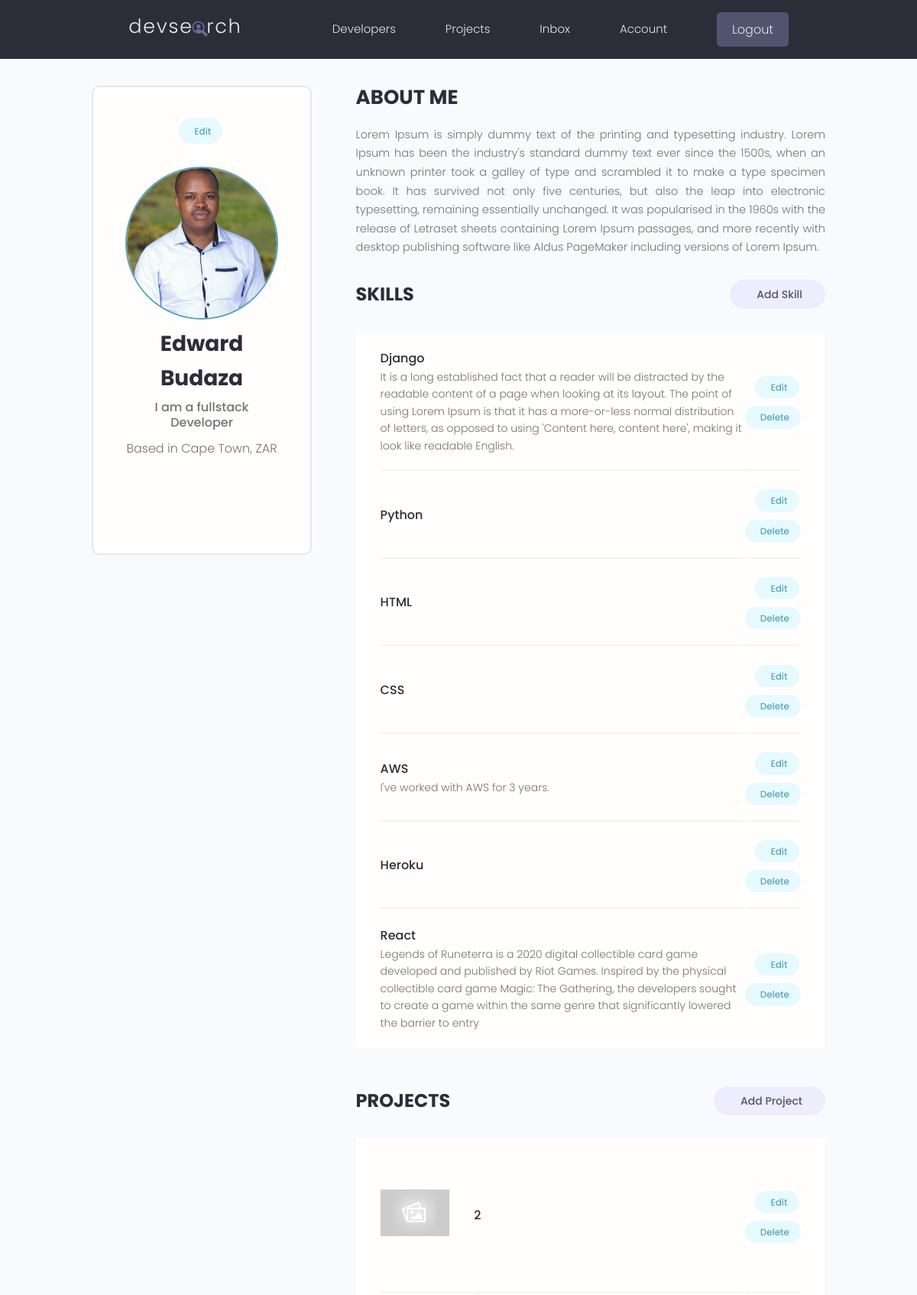
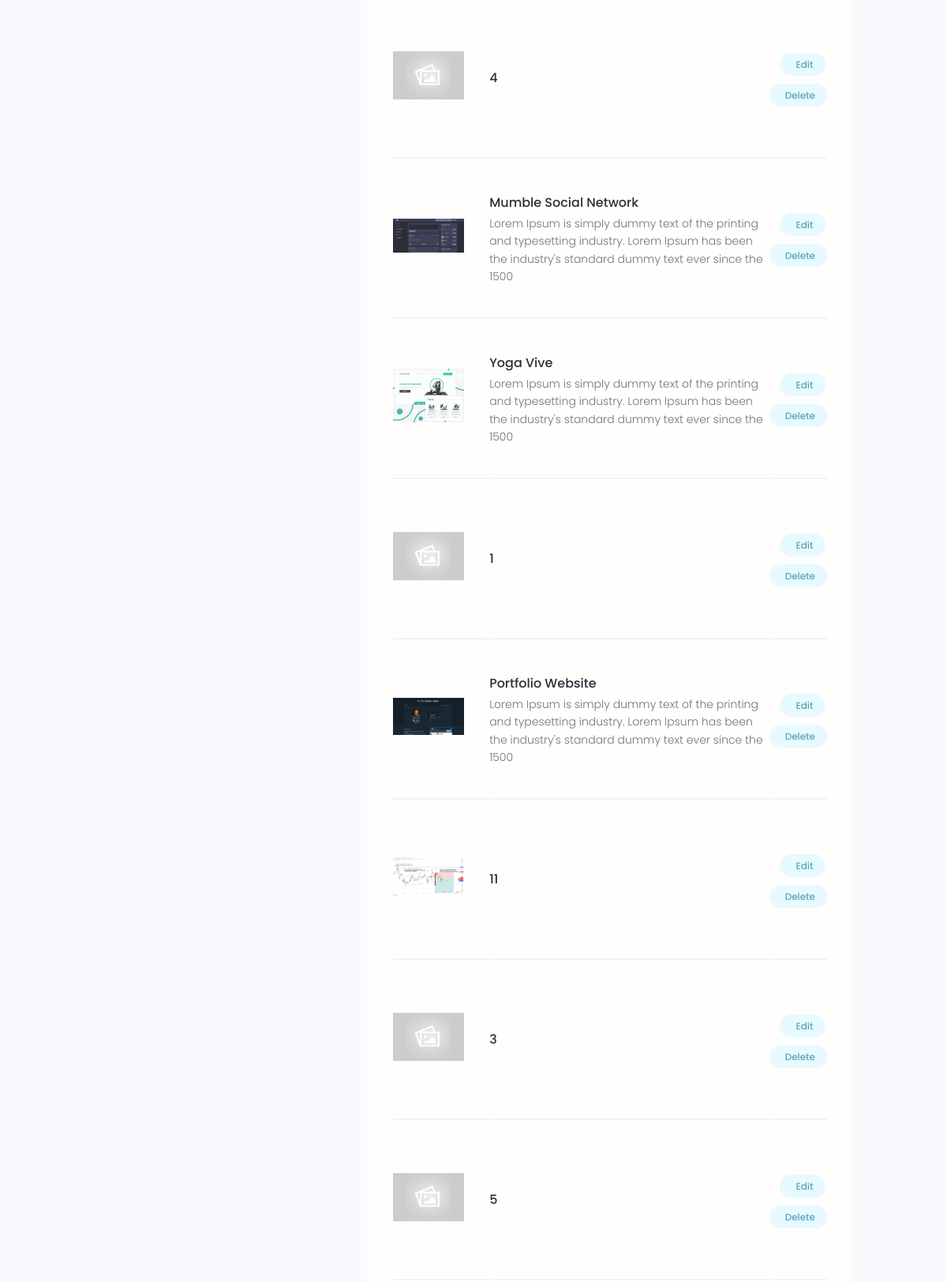
The app's page /account/ (signed in, upper part) with its own data (2 pictures, top to bottom).
### users/models.py (models this page shows, shortened)
class Profile(models.Model):
    user = models.OneToOneField(User, on_delete=models.CASCADE, null=True, blank=True)
    name = models.CharField(max_length=200, blank=True, null=True)
    email = models.EmailField(max_length=500, blank=True, null=True)
    username = models.CharField(max_length=200, blank=True, null=True)
    location = models.CharField(max_length=200, blank=True, null=True)
    short_intro = models.CharField(max_length=200, blank=True, null=True)
    bio = models.TextField(blank=True, null=True)
    profile_image = models.ImageField(null=True, blank=True, upload_to='profiles/', default="profiles/user-default.png")
    social_github = models.CharField(max_length=200, blank=True, null=True)
    social_twitter = models.CharField(max_length=200, blank=True, null=True)
    social_linkedin = models.CharField(max_length=200, blank=True, null=True)
    social_youtube = models.CharField(max_length=200, blank=True, null=True)
    social_website = models.CharField(max_length=200, blank=True, null=True)
    created = models.DateTimeField(auto_now_add=True)
    id = models.UUIDField(default=uuid.uuid4, unique=True, primary_key=True, editable=False)
    class Meta:
        ordering = ['created']
    def imageURL(self):
        try:
            url = self.profile_image.url
        except:
            url = ''
        return url

class Skill(models.Model):
    owner = models.ForeignKey(Profile, on_delete=models.CASCADE, null=True, blank=True)
    name = models.CharField(max_length=200, blank=True, null=True)
    description = models.TextField(blank=True, null=True)
    created = models.DateTimeField(auto_now_add=True)
    id = models.UUIDField(default=uuid.uuid4, unique=True, primary_key=True, editable=False)

### projects/models.py (models this page shows, shortened)
class Project(models.Model):
    owner = models.ForeignKey(Profile, null=True, blank=True, on_delete=models.CASCADE)
    title = models.CharField(max_length=200)
    description = models.TextField(null=True, blank=True)
    featured_image = models.ImageField(null=True, blank=True, default="default.jpg")
    demo_link = models.CharField(max_length=2000, null=True, blank=True)
    source_link = models.CharField(max_length=2000, null=True, blank=True)
    tags = models.ManyToManyField('Tag', blank=True)
    vote_total = models.IntegerField(default=0, null=True, blank=True)
    vote_ratio = models.IntegerField(default=0, null=True, blank=True)
    created = models.DateTimeField(auto_now_add=True)
    id = models.UUIDField(default=uuid.uuid4, unique=True, primary_key=True, editable=False)
    class Meta:
        ordering = ['-vote_ratio','-vote_total','title']
    @property
    def imageURL(self):
        try:
            url = self.featured_image.url
        except:
            url = ''
        return url

### users/views.py (the view)
# urls.py: path('account/', views.userAccount, name="account"),
@login_required(login_url='login')
def userAccount(request):
    profile = request.user.profile
    skills = profile.skill_set.all()
    projects = profile.project_set.all()
    context = {'profile': profile, 'skills': skills, 'projects': projects}
    return render(request,'users/account.html', context)

### users/templates/users/account.html (shortened to what this page needs)
{% extends 'main.html' %}
{% block content %}
<main class="settingsPage profile my-md">
  <div class="container">
    <div class="layout">
      <div class="column column--1of3">
        <div class="card text-center">
          <div class="card__body dev">
            <a class="tag tag--pill tag--main settings__btn" href="{% url 'edit-account' %}"> Edit</a>
            <img class="avatar avatar--xl dev__avatar" src="{{profile.imageURL}}" />
            <h2 class="dev__name">{{profile.name}}</h2>
            <p class="dev__title">{{profile.short_intro}}</p>
            <p class="dev__location">Based in {{profile.location}}</p>
            <ul class="dev__social">
            </ul>
          </div>
        </div>
      </div>
      <div class="column column--2of3">
        <div class="devInfo">
          <h3 class="devInfo__title">About Me</h3>
          <p class="devInfo__about">{{profile.bio}}</p>
        </div>
        <div class="settings">
          <h3 class="settings__title">Skills</h3>
          <a class="tag tag--pill tag--sub settings__btn tag--lg" href="{% url 'create-skill' %}"> Add Skill</a>
        </div>
        <table class="settings__table">
          {% for skill in skills %}
          <tr>
            <td class="settings__tableInfo">
              <h4>{{skill.name}}</h4>
              <p>
                {{skill.description}}
              </p>
            </td>
            <td class="settings__tableActions">
              <a class="tag tag--pill tag--main settings__btn" href="{% url 'update-skill' skill.id %}"> Edit</a>
              <a class="tag tag--pill tag--main settings__btn" href="{% url 'delete-skill' skill.id %}?next=/account">
                Delete</a>
            </td>
          </tr>
          {% endfor %}
        </table>
        <div class="settings">
          <h3 class="settings__title">Projects</h3>
          <a class="tag tag--pill tag--sub settings__btn tag--lg" href="{% url 'create-project' %}"> Add Project</a>
        </div>
        <table class="settings__table">
          {% for project in projects %}
          <tr>
            <td class="settings__thumbnail">
              <a href="{% url 'project' project.id %}"><img src="{{project.imageURL}}" alt="Project Thumbnail" /></a>
            </td>
            <td class="settings__tableInfo">
              <a href="{% url 'project' project.id %}">{{project.title}}</a>
              <p>{{project.description|slice:"150"}}</p>
            </td>
            <td class="settings__tableActions">
              <a class="tag tag--pill tag--main settings__btn" href="{% url 'update-project' project.id %}"> Edit</a>
              <a class="tag tag--pill tag--main settings__btn" href="{% url 'delete-project' project.id %}?next=/account">
                Delete</a>
            </td>
          </tr>
          {% endfor %}
        </table>
      </div>
    </div>
  </div>
</main>
{% endblock content %}

### static/styles/app.css (style rules this page uses)
:root { --color-sub: #2d2d39; }
.card { border: 2px solid var(--color-light); }
img { width: 100%; }
.profile .card > .dev { padding: 4rem; }
.dev__avatar { display: block; margin: auto; }
.dev__name { color: var(--color-sub); font-size: 2.8rem; font-weight: 700; margin-top: 1rem; margin-bottom: 0.5rem; }
.dev__title { font-size: 1.6rem; font-weight: 500; line-height: 1.3; }
.dev__location { margin-top: 1rem; }
.dev__social { margin: 3rem 0; list-style: none; display: flex; justify-content: center; gap: 1.5rem; }
.devInfo { margin-bottom: 3rem; }
.devInfo__title, .devInfo__subtitle { font-size: 2.6rem; color: var(--color-sub); text-transform: uppercase; font-weight: 700; margin-bottom: 1.5rem; }
.devInfo__about, .devSkill__info { font-size: 1.45rem; line-height: 1.7; text-align: justify; }
.settingsPage .dev > .settings__btn { display: inline-block; margin-bottom: 3rem; }
.settings { display: flex; justify-content: space-between; align-items: center; }
.settings__title { font-size: 2.4rem; text-transform: uppercase; font-weight: 700; color: var(--color-sub); }
.settings__table { margin-top: 3rem; margin-bottom: 5rem; padding: 0 3rem; background: var(--color-white); }
.settings__table tr { width: 100%; }
.settings__table tr > td { padding: 2rem 0; }
.settings__table tr:not(:last-child) td { border-bottom: 2px solid var(--color-white-light); }
.settings__thumbnail { width: 23%; min-width: 10rem; }
.settings__thumbnail img { padding-right: 3rem; height: 15rem; object-fit: contain; }
.settings__tableInfo { width: 100%; }
.settings__tableInfo h4, .settings__tableInfo a { padding-right: 1rem; width: auto; font-size: 1.6rem; font-weight: 500; color: var(--color-sub); }
.settings__tableInfo p { font-size: 1.4rem; }
.settings__tableActions { text-align: right; }

### static/uikit/styles/modules/_variables.css (style rules this page uses)
:root { --color-main: #5aa5b9; --color-main-light: #e6faff; --color-sub: #3f4156; --color-sub-light: #51546e; --color-sub-lighter: #ededfd; --color-text: #737373; --color-gray: #8b8b8b; --color-light: #e5e7eb; --color-light-gray: #767676; --color-bg: #f8fafd; --color-white: #fffefd; --color-white-light: #f3f3f3; --color-success: #359e64; --color-success-bg: #def8e8; --color-error: #fc4b0b; --color-error-bg: #fff2ee; --font-base: 'Poppins', arial, helvetica, 'Segoe UI', roboto, ubuntu, sans-serif; --font-monospace: 'Fira Code', 'Courier New', courier, monospace; --font-regular: 300; --font-medium: 500; --font-bold: 700; --generic-shadow: 1px 1px 5px #00000010; --generic-transition: all 0.3s ease-in-out; }

### static/uikit/styles/modules/_base.css (style rules this page uses)
* { margin: 0; padding: 0; box-sizing: border-box; text-rendering: optimizeLegibility; color: inherit; font-size: inherit; }
html { font-size: 50%; }
@media only screen and (min-width: 480px) { html { font-size: 56.25%; } }
@media only screen and (min-width: 1200px) { html { font-size: 62.5%; } }
body { line-height: 1.6; font-weight: 400; font-size: 1.5rem; color: var(--color-text); background-color: var(--color-bg); min-height: 100vh; }

### static/uikit/styles/modules/_typography.css (style rules this page uses)
* { font-family: var(--font-base); }
h2 { font-size: 3.6rem; font-weight: var(--font-bold); }
h3 { font-size: 3.2rem; font-weight: var(--font-medium); }
h4 { font-size: 2.8rem; font-weight: var(--font-medium); }
p, span, strong { font-size: 1.6rem; color: var(--color-text); font-weight: var(--font-regular); }
a { padding-bottom: 2px; text-decoration: none; display: inline-block; color: var(--color-main); font-weight: var(--font-medium); }

### static/uikit/styles/modules/_utilities.css (style rules this page uses)
.container { width: 92%; max-width: 165rem; margin: 0 auto; box-sizing: border-box; }
@media screen and (min-width: 1000px) { .container { width: 90%; } }
@media screen and (min-width: 1200px) { .container { width: 80%; } }
.text-center { text-align: center; }
.my-md { margin: 3rem auto; }

### static/uikit/styles/modules/_avatar.css (style rules this page uses)
.avatar { border-radius: 50%; border: 2px solid var(--color-main); object-fit: cover; }
.avatar--xl { height: 20rem; width: 20rem; }

### static/uikit/styles/modules/_card.css (style rules this page uses)
.card { border-radius: 1rem; background-color: var(--color-white); border: 1.5px solid var(--color-light); width: auto; height: auto; margin-top: 0.5rem; margin-bottom: 0.5rem; overflow: hidden; }
.card__body, .card__header { padding: 2rem 2.5rem; }

### static/uikit/styles/modules/_layout.css (style rules this page uses)
.layout { display: flex; flex-flow: row wrap; justify-content: space-between; }
.layout > .column { margin-bottom: 3rem; }
.layout > .column.column--1of3 { flex-basis: 30%; }
.layout > .column.column--2of3 { flex-basis: 64%; }

### records on screen
Profile: imageURL (picture), name "Edward Budaza", short_intro "I am a fullstack Developer", location "Cape Town, ZAR", bio "Lorem Ipsum is simply dummy text of the printing and typesetting industry. Lorem Ipsum has been the industry's standard dummy text ever since the 1500s, when an unknown printer took a galley of type and scrambled it to make a type specimen book. It has survived not only five centuries, but also the leap into electronic typesetting, remaining essentially unchanged. It was popularised in the 1960s with the release of Letraset sheets containing Lorem Ipsum passages, and more recently with desktop publishing software like Aldus PageMaker including versions of Lorem Ipsum."
Skill: name "Django", description "It is a long established fact that a reader will be distracted by the readable content of a page when looking at its layout. The point of using Lorem Ipsum is that it has a more-or-less normal distribution of letters, as opposed to using 'Content here, content here', making it look like readable English."
Skill: name "Python"
Skill: name "HTML"
Skill: name "CSS"
Skill: name "AWS", description "I've worked with AWS for 3 years."
Skill: name "Heroku"
Skill: name "React", description "Legends of Runeterra is a 2020 digital collectible card game developed and published by Riot Games. Inspired by the physical collectible card game Magic: The Gathering, the developers sought to create a game within the same genre that significantly lowered the barrier to entry"
Project: imageURL (placeholder picture), title "2"
Project: imageURL (placeholder picture), title "4"
Project: imageURL (picture), title "Mumble Social Network", description "Lorem Ipsum is simply dummy text of the printing and typesetting industry. Lorem Ipsum has been the industry's standard dummy text ever since the 1500"
Project: imageURL (picture), title "Yoga Vive", description "Lorem Ipsum is simply dummy text of the printing and typesetting industry. Lorem Ipsum has been the industry's standard dummy text ever since the 1500"
Project: imageURL (placeholder picture), title "1"
Project: imageURL (picture), title "Portfolio Website", description "Lorem Ipsum is simply dummy text of the printing and typesetting industry. Lorem Ipsum has been the industry's standard dummy text ever since the 1500"
Project: imageURL (picture), title "11"
Project: imageURL (placeholder picture), title "3"
Project: imageURL (placeholder picture), title "5"
